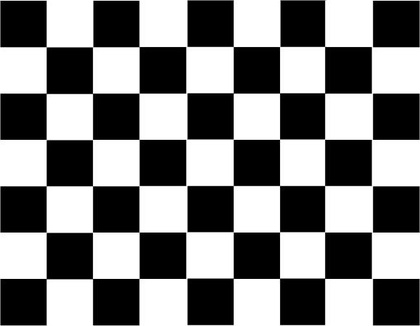
%> input picture data/checkerboard.jpg, 420 x 326 px, shrunk from 579 x 450 before the run
$ octave --eval "result = harris;"   (GNU Octave 9; MATLAB toolbox functions it lacks are replaced by stand-ins)
%> lines starting %> are read from the running program, lines starting %| are printed output that depends on the picture
### src/Harris/nonmaxima_suppression.m
function result = nonmaxima_suppression(score, hsize)
    % hsize = 5;
    [x,y]=meshgrid(-hsize:hsize,-hsize:hsize);% create a hsize x hsize index template
    [height,width]=size(score);% fetch image size
    x = x(:);y=y(:);% from a 2D matrix to a vector
    id = x == 0 & y == 0;% index of centering pixel
    x(id) = []; y(id) = [];% remove the index of the center pixel
    result = zeros(height,width);% result
    for h = 1:height
        for w = 1:width
            if score(h,w) == 0% if no response, skip, there is a faster way: featch non zero index first, then traverse
                continue;
            end
            nn = [h+x w+y];% index array of nn pixel
            valid = nn(:,1) > 0 & nn(:,1) <= height & nn(:,2)>0 & nn(:,2) <= width;% filter out pixels out of boarder
            nn = nn(valid,:);
            % sub to ind, image is a 2D array, so you can visit by I(i,j) or by I(j*height+i) since
            % in Matlab, array is column-majored.
            ind0 = sub2ind([height,width],nn(:,1),nn(:,2));
            maxval = max(score(ind0));% maximum value
            if score(h,w) > maxval
                result(h,w) = 1;
            else
                result(h,w) = 0;
            end
        end
    end
end

### src/Harris/harris.m
function [img] =harris
%UNTITLED3 Summary of this function goes here
%   Detailed explanation goes here
I=imread('checkerboard.jpg');
%> I is the input picture: size 326x420x3 uint8; min 0, max 255, mean 127.3
figure
imshow(I)
if size(I,3) == 3
    gray=rgb2gray(I);
else
    gray = I;
end
gray = im2double(gray);
%> gray: size 326x420 double
hx= fspecial('sobel');
hy=hx';
gradx = filter2(hx,gray,'same');
grady=filter2(hy,gray,'same');
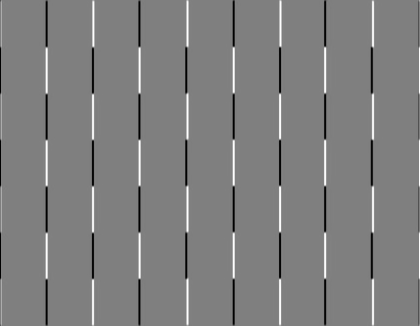
%> grady: size 326x420 double; min -4, max 4, mean -1.17e-05; drawn with min black and max white
gradx = abs(gradx);
grady=abs(grady);
grad=gradx+grady;
subplot(2,2,1);imshow(gray);title('original');
subplot(2,2,2);imshow(gradx,[]);title(' horizon gradient');
subplot(2,2,3);imshow(grady,[]);title('vertical gradient');
subplot(2,2,4);imshow(grad,[]);title('sobel gradient');
% 2.
Ix=gradx.^2;
Iy=grady.^2;
Ixy=gradx.^grady;

% 3.
h=fspecial('gaussian',[3,1],1);
w=h*h';
A=imfilter(Ix,w);
B=imfilter(Iy,w);
C=imfilter(Ixy,w);
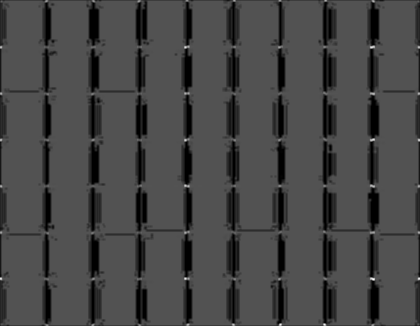
%> C: size 326x420 double; min 0, max 3.08, mean 0.861; drawn with min black and max white

% 4.5
k=0.04;
RMax=0;
height=size(gray,1);
%> height = 326
width=size(gray,2);
%> width = 420
R=zeros(height,width);
for h=1:height
    for w=1:width
         M=[A(h,w) C(h,w);C(h,w) B(h,w)];
        R(h,w)=det(M) - k*(trace(M))^2;
        if(R(h,w)>RMax)
            RMax=R(h,w);
        end
    end
end
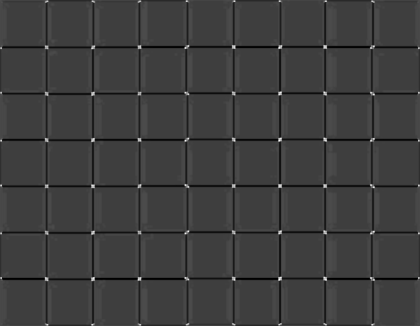
%> R: size 326x420 double; min -5.72, max 13.54, mean -1.04; drawn with min black and max white
%> after the loop, RMax = 13.54

% 6.

a=0.01;
R_corner=(R>=(a*RMax)).*R;
figure;imshow(R_corner);
%> after `imshow(R_corner)`:
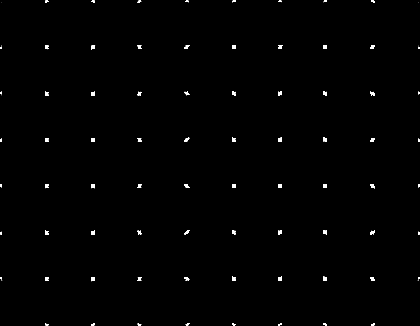
%> displayed picture: size 326x420, on the screen's scale of 0 to 255; min 0, max 255, mean 1.8
R(R<(a*RMax))=0;
[row, col] = find(R ~= 0);
%> row = 1044 values from 1 to 326; col = 1044 values from 1 to 420

figure
img1=imshow(I),title('my-Harris'),
hold on
plot(col,row, 'ro','MarkerSize',10),
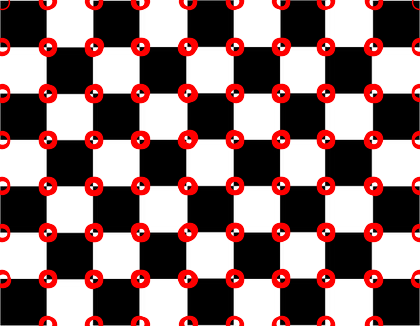
%> figure redrawn from the program's plot data; its title reads 'my-Harris'
hold off


result = nonmaxima_suppression(R, 5);
%> after the loop in nonmaxima_suppression, `for h = 1:height`:
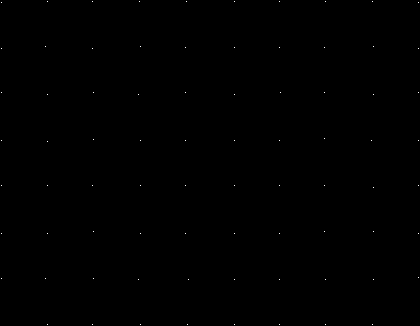
%> result: size 326x420 double; values 0 (black) and 1 (white), 0.06% white in thin lines or dots

[row, col] = find(result == 1);
%> row = 78 values from 2 to 325; col = 78 values from 2 to 419

figure
img=imshow(I),title('my-Harris'),
hold on
plot(col,row, 'ro','MarkerSize',10),
hold off
frame = getframe(gca);
im2 = frame2im(frame);
[imind,cm] = rgb2ind(im2,256);
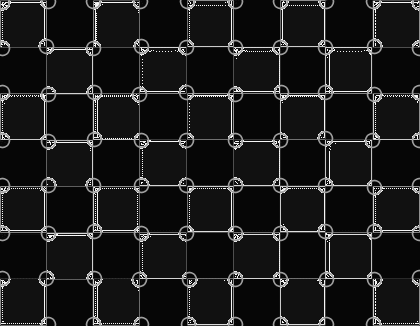
%> imind: size 326x420 uint8; min 6, max 253, mean 28.3
%> cm = 254 rows, first 12: [1 1 1; 1 0.996 0.996; 0.996 0.996 0.996; 0.996 0.992 0.992; 0.992 0.992 0.992; 0.992 0.988 0.988; 0.988 0.988 0.988; 1 0.984 0.984; 0.996 0.98 0.98; 0.984 0.984 0.984; 0.984 0.98 0.98; 0.98 0.98 0.98]

end
